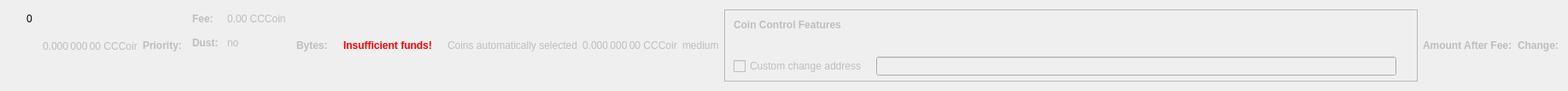
    <widget class="QWidget" name="dummyHideWidget" native="true">
     <property name="maximumSize">
      <size>
       <width>100</width>
       <height>22</height>
      </size>
     </property>
     <layout class="QHBoxLayout" name="dummyHideLayout">
      <item>
       <layout class="QFormLayout" name="formLayoutCoinControl1">
        <property name="horizontalSpacing">
         <number>10</number>
        </property>
        <property name="verticalSpacing">
         <number>14</number>
        </property>
        <property name="leftMargin">
         <number>10</number>
        </property>
        <property name="topMargin">
         <number>4</number>
        </property>
        <property name="rightMargin">
         <number>6</number>
        </property>
        <item row="0" column="1">
         <widget class="QLabel" name="labelCoinControlBytes">
          <property name="cursor">
           <cursorShape>IBeamCursor</cursorShape>
          </property>
          <property name="contextMenuPolicy">
           <enum>Qt::ActionsContextMenu</enum>
          </property>
          <property name="text">
           <string notr="true">0</string>
          </property>
          <property name="textInteractionFlags">
           <set>Qt::LinksAccessibleByMouse|Qt::TextSelectableByKeyboard|Qt::TextSelectableByMouse</set>
          </property>
         </widget>
        </item>
       </layout>
      </item>
      <item>
       <widget class="QLabel" name="labelCoinControlAfterFee">
        <property name="enabled">
         <bool>false</bool>
        </property>
        <property name="sizePolicy">
         <sizepolicy hsizetype="Fixed" vsizetype="Fixed">
          <horstretch>0</horstretch>
          <verstretch>0</verstretch>
         </sizepolicy>
        </property>
        <property name="minimumSize">
         <size>
          <width>111</width>
          <height>12</height>
         </size>
        </property>
        <property name="maximumSize">
         <size>
          <width>111</width>
          <height>12</height>
         </size>
        </property>
        <property name="cursor">
         <cursorShape>IBeamCursor</cursorShape>
        </property>
        <property name="contextMenuPolicy">
         <enum>Qt::ActionsContextMenu</enum>
        </property>
        <property name="text">
         <string notr="true">0.000 000 00 CCCoin</string>
        </property>
        <property name="textInteractionFlags">
         <set>Qt::LinksAccessibleByMouse|Qt::TextSelectableByKeyboard|Qt::TextSelectableByMouse</set>
        </property>
       </widget>
      </item>
      <item>
       <widget class="QLabel" name="labelCoinControlPriorityText">
        <property name="enabled">
         <bool>false</bool>
        </property>
        <property name="font">
         <font>
          <weight>75</weight>
          <bold>true</bold>
         </font>
        </property>
        <property name="text">
         <string>Priority:</string>
        </property>
       </widget>
      </item>
      <item>
       <layout class="QHBoxLayout" name="horizontalLayout"/>
      </item>
      <item>
       <layout class="QFormLayout" name="formLayoutCoinControl3">
        <property name="horizontalSpacing">
         <number>10</number>
        </property>
        <property name="verticalSpacing">
         <number>14</number>
        </property>
        <property name="leftMargin">
         <number>6</number>
        </property>
        <property name="topMargin">
         <number>4</number>
        </property>
        <property name="rightMargin">
         <number>6</number>
        </property>
        <item row="0" column="0">
         <widget class="QLabel" name="labelCoinControlFeeText">
          <property name="enabled">
           <bool>false</bool>
          </property>
          <property name="font">
           <font>
            <weight>75</weight>
            <bold>true</bold>
           </font>
          </property>
          <property name="text">
           <string>Fee:</string>
          </property>
          <property name="margin">
           <number>0</number>
          </property>
         </widget>
        </item>
        <item row="0" column="1">
         <widget class="QLabel" name="labelCoinControlFee">
          <property name="enabled">
           <bool>false</bool>
          </property>
          <property name="cursor">
           <cursorShape>IBeamCursor</cursorShape>
          </property>
          <property name="contextMenuPolicy">
           <enum>Qt::ActionsContextMenu</enum>
          </property>
          <property name="text">
           <string notr="true">0.00 CCCoin</string>
          </property>
          <property name="textInteractionFlags">
           <set>Qt::LinksAccessibleByMouse|Qt::TextSelectableByKeyboard|Qt::TextSelectableByMouse</set>
          </property>
         </widget>
        </item>
        <item row="1" column="0">
         <widget class="QLabel" name="labelCoinControlLowOutputText">
          <property name="enabled">
           <bool>false</bool>
          </property>
          <property name="font">
           <font>
            <weight>75</weight>
            <bold>true</bold>
           </font>
          </property>
          <property name="text">
           <string>Dust:</string>
          </property>
         </widget>
        </item>
        <item row="1" column="1">
         <widget class="QLabel" name="labelCoinControlLowOutput">
          <property name="enabled">
           <bool>false</bool>
          </property>
          <property name="cursor">
           <cursorShape>IBeamCursor</cursorShape>
          </property>
          <property name="contextMenuPolicy">
           <enum>Qt::ActionsContextMenu</enum>
          </property>
          <property name="text">
           <string>no</string>
          </property>
          <property name="textInteractionFlags">
           <set>Qt::LinksAccessibleByMouse|Qt::TextSelectableByKeyboard|Qt::TextSelectableByMouse</set>
          </property>
         </widget>
        </item>
       </layout>
      </item>
      <item>
       <widget class="QLabel" name="labelCoinControlBytesText">
        <property name="enabled">
         <bool>false</bool>
        </property>
        <property name="font">
         <font>
          <weight>75</weight>
          <bold>true</bold>
         </font>
        </property>
        <property name="text">
         <string>Bytes:</string>
        </property>
       </widget>
      </item>
      <item>
       <layout class="QFormLayout" name="formLayoutCoinControl2">
        <property name="horizontalSpacing">
         <number>10</number>
        </property>
        <property name="verticalSpacing">
         <number>14</number>
        </property>
        <property name="leftMargin">
         <number>6</number>
        </property>
        <property name="topMargin">
         <number>4</number>
        </property>
        <property name="rightMargin">
         <number>6</number>
        </property>
       </layout>
      </item>
      <item>
       <layout class="QHBoxLayout" name="horizontalLayoutCoinControl2">
        <property name="spacing">
         <number>8</number>
        </property>
        <property name="bottomMargin">
         <number>10</number>
        </property>
       </layout>
      </item>
      <item>
       <widget class="QLabel" name="labelCoinControlInsuffFunds">
        <property name="enabled">
         <bool>false</bool>
        </property>
        <property name="minimumSize">
         <size>
          <width>0</width>
          <height>0</height>
         </size>
        </property>
        <property name="font">
         <font>
          <weight>75</weight>
          <bold>true</bold>
         </font>
        </property>
        <property name="styleSheet">
         <string notr="true">color:red;font-weight:bold;</string>
        </property>
        <property name="text">
         <string>Insufficient funds!</string>
        </property>
        <property name="margin">
         <number>5</number>
        </property>
       </widget>
      </item>
      <item>
       <layout class="QFormLayout" name="formLayoutCoinControl4">
        <property name="horizontalSpacing">
         <number>10</number>
        </property>
        <property name="verticalSpacing">
         <number>14</number>
        </property>
        <property name="leftMargin">
         <number>6</number>
        </property>
        <property name="topMargin">
         <number>4</number>
        </property>
        <property name="rightMargin">
         <number>6</number>
        </property>
       </layout>
      </item>
      <item>
       <widget class="QLabel" name="labelCoinControlAutomaticallySelected">
        <property name="enabled">
         <bool>false</bool>
        </property>
        <property name="sizePolicy">
         <sizepolicy hsizetype="Fixed" vsizetype="Fixed">
          <horstretch>0</horstretch>
          <verstretch>0</verstretch>
         </sizepolicy>
        </property>
        <property name="minimumSize">
         <size>
          <width>0</width>
          <height>0</height>
         </size>
        </property>
        <property name="maximumSize">
         <size>
          <width>240</width>
          <height>16777215</height>
         </size>
        </property>
        <property name="text">
         <string>Coins automatically selected</string>
        </property>
        <property name="margin">
         <number>5</number>
        </property>
       </widget>
      </item>
      <item>
       <widget class="QLabel" name="labelCoinControlChange">
        <property name="enabled">
         <bool>false</bool>
        </property>
        <property name="sizePolicy">
         <sizepolicy hsizetype="Fixed" vsizetype="Fixed">
          <horstretch>0</horstretch>
          <verstretch>0</verstretch>
         </sizepolicy>
        </property>
        <property name="minimumSize">
         <size>
          <width>111</width>
          <height>0</height>
         </size>
        </property>
        <property name="maximumSize">
         <size>
          <width>111</width>
          <height>16777215</height>
         </size>
        </property>
        <property name="cursor">
         <cursorShape>IBeamCursor</cursorShape>
        </property>
        <property name="contextMenuPolicy">
         <enum>Qt::ActionsContextMenu</enum>
        </property>
        <property name="text">
         <string notr="true">0.000 000 00 CCCoin</string>
        </property>
        <property name="textInteractionFlags">
         <set>Qt::LinksAccessibleByMouse|Qt::TextSelectableByKeyboard|Qt::TextSelectableByMouse</set>
        </property>
       </widget>
      </item>
      <item>
       <widget class="QLabel" name="labelCoinControlPriority">
        <property name="enabled">
         <bool>false</bool>
        </property>
        <property name="cursor">
         <cursorShape>IBeamCursor</cursorShape>
        </property>
        <property name="contextMenuPolicy">
         <enum>Qt::ActionsContextMenu</enum>
        </property>
        <property name="text">
         <string>medium</string>
        </property>
        <property name="textInteractionFlags">
         <set>Qt::LinksAccessibleByMouse|Qt::TextSelectableByKeyboard|Qt::TextSelectableByMouse</set>
        </property>
       </widget>
      </item>
      <item>
       <widget class="QFrame" name="frameCoinControl">
        <property name="sizePolicy">
         <sizepolicy hsizetype="Expanding" vsizetype="Expanding">
          <horstretch>0</horstretch>
          <verstretch>0</verstretch>
         </sizepolicy>
        </property>
        <property name="maximumSize">
         <size>
          <width>16777215</width>
          <height>16777215</height>
         </size>
        </property>
        <property name="frameShape">
         <enum>QFrame::StyledPanel</enum>
        </property>
        <property name="frameShadow">
         <enum>QFrame::Sunken</enum>
        </property>
        <layout class="QVBoxLayout" name="verticalLayoutCoinControl2_2">
         <property name="spacing">
          <number>0</number>
         </property>
         <property name="leftMargin">
          <number>0</number>
         </property>
         <property name="topMargin">
          <number>0</number>
         </property>
         <property name="rightMargin">
          <number>0</number>
         </property>
         <property name="bottomMargin">
          <number>6</number>
         </property>
         <item>
          <layout class="QVBoxLayout" name="verticalLayoutCoinControl" stretch="0,0,0,1">
           <property name="spacing">
            <number>0</number>
           </property>
           <property name="leftMargin">
            <number>10</number>
           </property>
           <property name="topMargin">
            <number>10</number>
           </property>
           <item>
            <layout class="QHBoxLayout" name="horizontalLayoutCoinControl1">
             <property name="bottomMargin">
              <number>15</number>
             </property>
             <item>
              <widget class="QLabel" name="labelCoinControlFeatures">
               <property name="enabled">
                <bool>false</bool>
               </property>
               <property name="sizePolicy">
                <sizepolicy hsizetype="Preferred" vsizetype="Maximum">
                 <horstretch>0</horstretch>
                 <verstretch>0</verstretch>
                </sizepolicy>
               </property>
               <property name="font">
                <font>
                 <weight>75</weight>
                 <bold>true</bold>
                </font>
               </property>
               <property name="styleSheet">
                <string notr="true">font-weight:bold;</string>
               </property>
               <property name="text">
                <string>Coin Control Features</string>
               </property>
              </widget>
             </item>
            </layout>
           </item>
           <item>
            <widget class="QWidget" name="widgetCoinControl" native="true">
             <property name="sizePolicy">
              <sizepolicy hsizetype="Preferred" vsizetype="Preferred">
               <horstretch>0</horstretch>
               <verstretch>0</verstretch>
              </sizepolicy>
             </property>
             <property name="minimumSize">
              <size>
               <width>0</width>
               <height>0</height>
              </size>
             </property>
             <property name="styleSheet">
              <string notr="true"/>
             </property>
             <layout class="QHBoxLayout" name="horizontalLayoutCoinControl5_2">
              <property name="leftMargin">
               <number>0</number>
              </property>
              <property name="topMargin">
               <number>0</number>
              </property>
              <property name="rightMargin">
               <number>0</number>
              </property>
              <property name="bottomMargin">
               <number>0</number>
              </property>
              <item>
               <layout class="QHBoxLayout" name="horizontalLayoutCoinControl3">
                <property name="spacing">
                 <number>20</number>
                </property>
                <property name="topMargin">
                 <number>0</number>
                </property>
                <property name="bottomMargin">
                 <number>10</number>
                </property>
               </layout>
              </item>
             </layout>
            </widget>
           </item>
           <item>
            <layout class="QHBoxLayout" name="horizontalLayoutCoinControl4" stretch="0,0,0">
             <property name="spacing">
              <number>12</number>
             </property>
             <property name="sizeConstraint">
              <enum>QLayout::SetDefaultConstraint</enum>
             </property>
             <property name="topMargin">
              <number>5</number>
             </property>
             <property name="rightMargin">
              <number>5</number>
             </property>
             <item>
              <widget class="QCheckBox" name="checkBoxCoinControlChange">
               <property name="enabled">
                <bool>false</bool>
               </property>
               <property name="toolTip">
                <string>If this is activated, but the change address is empty or invalid, change will be sent to a newly generated address.</string>
               </property>
               <property name="text">
                <string>Custom change address</string>
               </property>
              </widget>
             </item>
             <item>
              <widget class="QValidatedLineEdit" name="lineEditCoinControlChange">
               <property name="enabled">
                <bool>false</bool>
               </property>
               <property name="sizePolicy">
                <sizepolicy hsizetype="Expanding" vsizetype="Fixed">
                 <horstretch>0</horstretch>
                 <verstretch>0</verstretch>
                </sizepolicy>
               </property>
              </widget>
             </item>
             <item>
              <widget class="QLabel" name="labelCoinControlChangeLabel_2">
               <property name="sizePolicy">
                <sizepolicy hsizetype="Preferred" vsizetype="Expanding">
                 <horstretch>0</horstretch>
                 <verstretch>0</verstretch>
                </sizepolicy>
               </property>
               <property name="minimumSize">
                <size>
                 <width>0</width>
                 <height>0</height>
                </size>
               </property>
               <property name="text">
                <string/>
               </property>
               <property name="margin">
                <number>3</number>
               </property>
              </widget>
             </item>
            </layout>
           </item>
           <item>
            <spacer name="verticalSpacerCoinControl">
             <property name="orientation">
              <enum>Qt::Vertical</enum>
             </property>
             <property name="sizeHint" stdset="0">
              <size>
               <width>800</width>
               <height>1</height>
              </size>
             </property>
            </spacer>
           </item>
          </layout>
         </item>
        </layout>
       </widget>
      </item>
      <item>
       <widget class="QLabel" name="labelCoinControlAfterFeeText">
        <property name="enabled">
         <bool>false</bool>
        </property>
        <property name="minimumSize">
         <size>
          <width>0</width>
          <height>0</height>
         </size>
        </property>
        <property name="maximumSize">
         <size>
          <width>16777215</width>
          <height>16777215</height>
         </size>
        </property>
        <property name="font">
         <font>
          <weight>75</weight>
          <bold>true</bold>
         </font>
        </property>
        <property name="text">
         <string>Amount After Fee:</string>
        </property>
        <property name="alignment">
         <set>Qt::AlignLeading|Qt::AlignLeft|Qt::AlignVCenter</set>
        </property>
        <property name="margin">
         <number>0</number>
        </property>
       </widget>
      </item>
      <item>
       <widget class="QLabel" name="labelCoinControlChangeText">
        <property name="enabled">
         <bool>false</bool>
        </property>
        <property name="sizePolicy">
         <sizepolicy hsizetype="Preferred" vsizetype="Preferred">
          <horstretch>0</horstretch>
          <verstretch>0</verstretch>
         </sizepolicy>
        </property>
        <property name="minimumSize">
         <size>
          <width>0</width>
          <height>0</height>
         </size>
        </property>
        <property name="maximumSize">
         <size>
          <width>16777215</width>
          <height>16777215</height>
         </size>
        </property>
        <property name="font">
         <font>
          <weight>75</weight>
          <bold>true</bold>
         </font>
        </property>
        <property name="text">
         <string>Change:</string>
        </property>
        <property name="alignment">
         <set>Qt::AlignLeading|Qt::AlignLeft|Qt::AlignVCenter</set>
        </property>
       </widget>
      </item>
     </layout>
    </widget>
